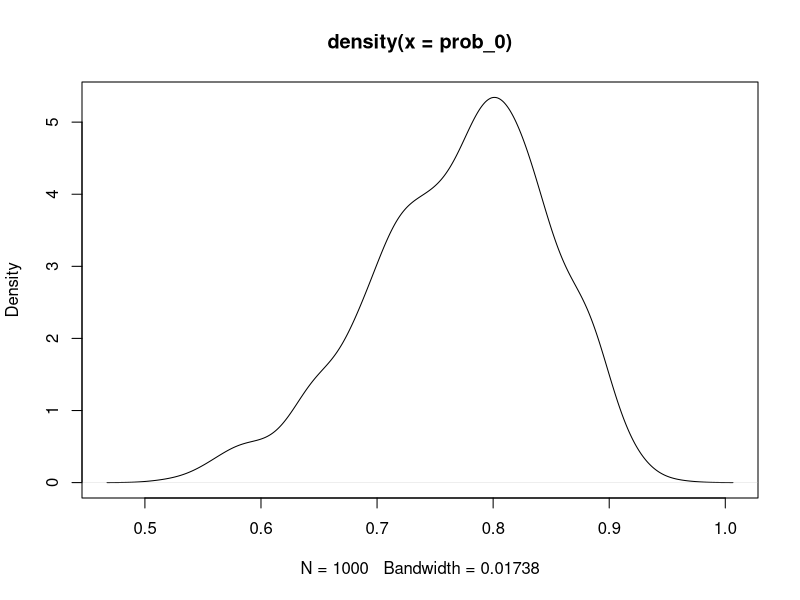
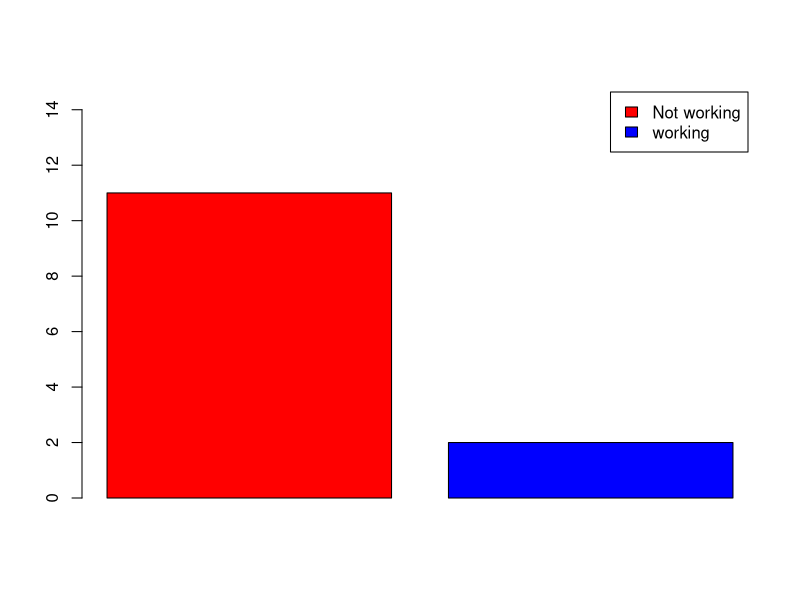

Generate these figures, in order, with R:
# Assignment 2
# A ######################################
library("mvtnorm")
library("bayestestR")
WomenData = read.table("WomenAtWork.dat",sep = " ",header = T)
Y = WomenData[,1] # Work or No work (0, 1)
X = WomenData[,2:8] # Attributes

tao = 2 # From task
I_matrix = diag(7) # 7 variables, needed for b ~ N(*, *)

# Code from lecture 6, copypaste   
logistic_posterior <- function(initVal, y, X, mu, Sigma)
{
  linPred <- as.matrix(X)%*%initVal;
  logLik <- sum( linPred*y - log(1 + exp(linPred)) ); # Likelihood
  logPrior <- dmvnorm(initVal, mu, Sigma, log=TRUE); # Denisty multivariate normal, prior
  return(logLik + logPrior) 
}

initVal = rnorm(7) # Init the 7 random variable thetas using the normal distribution
mu <- as.matrix(rep(0,7)) # Prior mean vector is 0 from the task description
Sigma = (tao^2)*I_matrix # Sigma = the right value in b ~ N(*, *) from task description

# Send into the function from lecture 6
OptimRes <- optim(initVal,logistic_posterior,gr=NULL,Y,X,mu,Sigma,method=c("BFGS"),
                  control=list(fnscale=-1),hessian=TRUE)

# Posterior and approx posteriod std deviation from optim, same way as in 
# lecture 6 vode
print("Posterior mode is")
OptimRes$par 
approxPostStd <- sqrt(diag(solve(-OptimRes$hessian)))
print('The approximate posterior standard deviation is:')
print(approxPostStd)

x_hat = mean(WomenData$NSmallChild) # Get the mean from the NSmallChild data
# 95% Confidence interval calculations from wikipedia 
ci = (1.96 * approxPostStd[6])/sqrt(nrow(WomenData)) 
ci_upper = x_hat + ci
ci_lower = x_hat - ci
ci_upper
ci_lower

# Comparison
glmModel<- glm(Work ~ 0 + ., data = WomenData, family = binomial)
print("Comparison")
print(glmModel$coefficients)
print(OptimRes$par)

# The confidence interval does not contain 0 which indicates that the variable
# is important. The values are almoost the same which means that the  
# approximation is reasonable

# B ###################################################
# draw from the random multivariate norm using the means from the optim.
# The inverse hessian is the sigma for the approximation for the parameter vector
# b
beta = rmvnorm(1000, mean = OptimRes$par, sigma = -solve(OptimRes$hessian))
x = c(1,18,11,7,40,1,1)
# Probability logistic regression model from task description
prob_1 = exp(t(as.matrix(x)) %*% t(beta)) / (1 + exp(t(as.matrix(x)) %*% t(beta)))
# Logistic regression gives prob = 1, we want prob = 0 (1 - prob=1)
prob_0 = 1 - prob_1 
plot(density(prob_0))

# C ############################################
# Same as in B
approx_b_vector = rmvnorm(1000, mean = OptimRes$par, sigma = -solve(OptimRes$hessian)) 
p = exp(t(as.matrix(x)) %*% t(approx_b_vector)) / (1 + exp(t(as.matrix(x)) %*% t(approx_b_vector)))

# Sample 13 woman 1x with the probability p
bino_simulation = rbinom(13, 1, p)
# Sum which ones are 0 and 1
sum_0 = sum(bino_simulation == 0)
sum_1 = sum(bino_simulation == 1)

# Bar plot to see the amount of work/no work
barplot(c(sum_0, sum_1),col=c("Red","Blue"),legend=c("Not working", "working"),ylim=c(0,15))

# The percent of women not working is the amount of no work divided by the total amount
print(sum_0/(sum_0 + sum_1))
